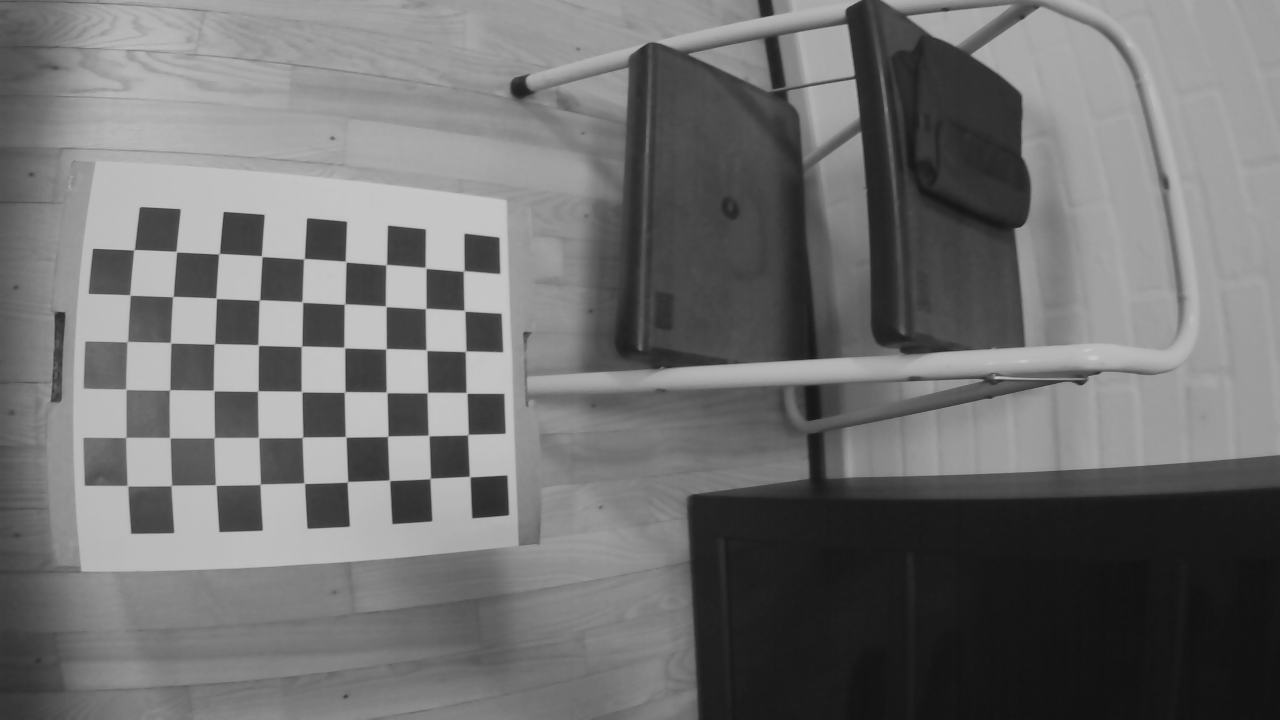
#> input picture day_8/mynteye/left-0013.png, 1280 x 720 px, found by its file name
$ jupyter execute --allow-errors mynteye_prjw4.ipynb   (older library calls are emulated)
#> lines starting #> are read from the running program, lines starting #| are printed output that depends on the picture
[cell 1]
import numpy as np
import cv2
import glob
import matplotlib.pyplot as plt

[cell 2]
def drawlines(img1,img2,lines,pts1,pts2):
    ''' img1 - image on which we draw the epilines for the points in img2
        lines - corresponding epilines '''
    r,c = img1.shape
    img1 = cv2.cvtColor(img1,cv2.COLOR_GRAY2BGR)
    img2 = cv2.cvtColor(img2,cv2.COLOR_GRAY2BGR)
    for r,pt1,pt2 in zip(lines,pts1,pts2):
        color = tuple(np.random.randint(0,255,3).tolist())
        x0,y0 = map(int, [0, -r[2]/r[1] ])
        x1,y1 = map(int, [c, -(r[2]+r[0]*c)/r[1] ])
        img1 = cv2.line(img1, (x0,y0), (x1,y1), color,1)
        img1 = cv2.circle(img1,tuple(pt1),5,color,-1)
        img2 = cv2.circle(img2,tuple(pt2),5,color,-1)
    return img1,img2

# [54 lines left out: function epipolar_SIFT, not called in this run]

[cell 3]
nb_vertical = 6
nb_horizontal = 9

# prepare object points, like (0,0,0), (1,0,0), (2,0,0) ....,(6,5,0)
objp = np.zeros((nb_horizontal*nb_vertical,3), np.float32)
objp[:,:2] = np.mgrid[0:nb_vertical,0:nb_horizontal].T.reshape(-1,2)

# Arrays to store object points and image points from all the images.
objpoints_l = [] # 3d point in real world space
imgpoints_l = [] # 2d points in image plane.

images_l = glob.glob('rs/left-*.png')
#> (the rest of this cell did not finish here and is left out)

[cell 4]
# Arrays to store object points and image points from all the images.
objpoints_r = [] # 3d point in real world space
imgpoints_r = [] # 2d points in image plane.

images_r = glob.glob('rs/right-*.png')
#> (the rest of this cell did not finish here and is left out)

#> (a cell that did not finish here is left out)

#> (a cell that did not finish here is left out)

[cell 7]
img_l = cv2.imread('rs/left-0013.png')
#> img_l is the input picture: shape (720, 1280, 3); min 17, max 200, mean 112.6
h,  w = img_l.shape[:2]
#> h = 720; w = 1280
#> (the rest of this cell did not finish here and is left out)

#> (a cell that did not finish here is left out)

[cell 9]
img1 = cv2.imread("rs/left-0013.png", 0)
#> img1: shape (720, 1280); min 17, max 200, mean 112.6
img2 = cv2.imread("rs/right-0013.png", 0)
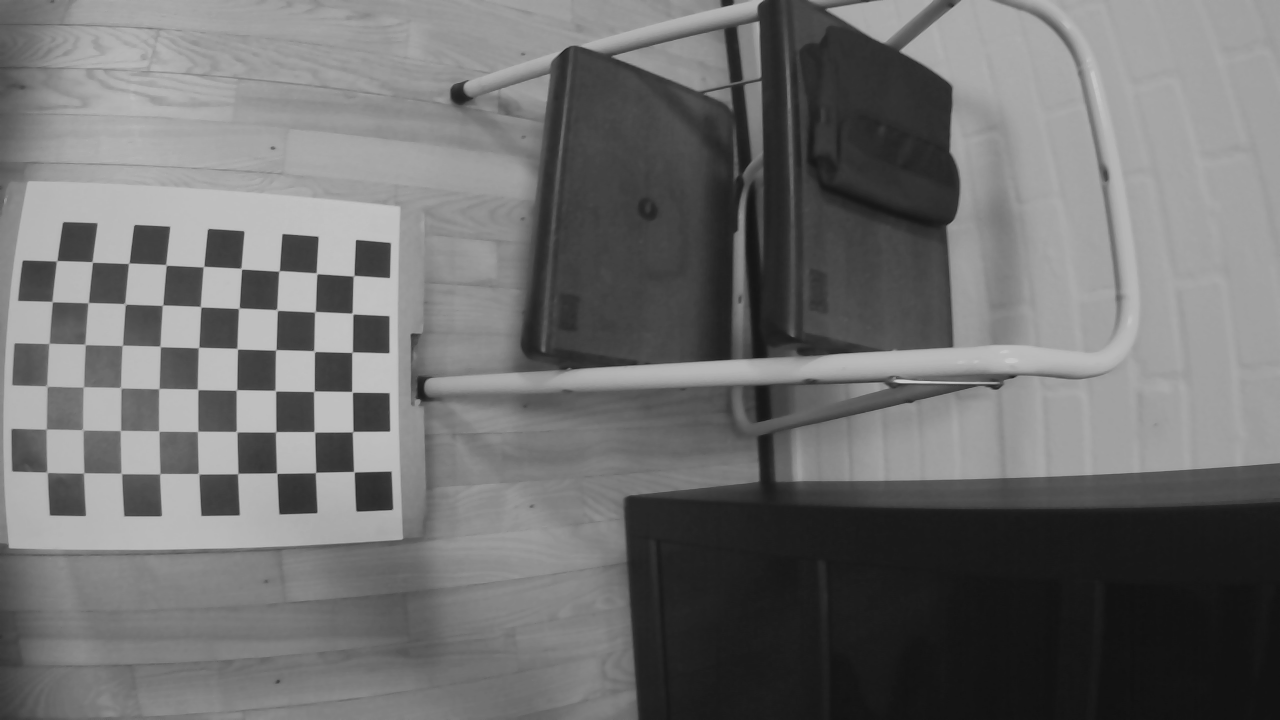
#> input picture day_9/mynteye/right-0013.png, 1280 x 720 px, found by its file name
#> img2 is the input picture: shape (720, 1280); min 17, max 201, mean 111.3

fig, ax = plt.subplots(nrows=1, ncols=2, figsize=(18,18))
ax[0].imshow(img1, cmap='gray')
ax[0].set_title('Left image')
ax[1].imshow(img2, cmap='gray')
ax[1].set_title('Right image')
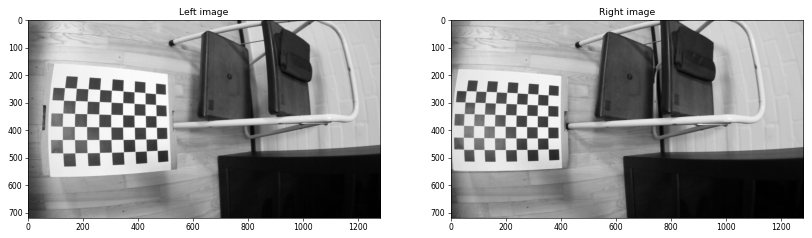
#> figure drawn by matplotlib, 2 panels

[cell 10]
sift = cv2.xfeatures2d.SIFT_create()

# find the keypoints and descriptors with SIFT
kp1, des1 = sift.detectAndCompute(img1, None)
#> kp1 = 441 keypoints; strongest (x, y, size): (406, 245, 25.3), (482, 253, 23.5), (411, 503, 26.9), (489, 497, 25.1)
kp2, des2 = sift.detectAndCompute(img2, None)
#> kp2 = 441 keypoints; strongest (x, y, size): (299, 252, 24.1), (373, 492, 24.5), (224, 247, 24.5), (297, 495, 25.5)

kp_img = cv2.drawKeypoints(img1, kp2, img1, flags=cv2.DRAW_MATCHES_FLAGS_DRAW_RICH_KEYPOINTS)
plt.figure(figsize = (10,10))
plt.imshow(kp_img)

[cell 11]
bf = cv2.BFMatcher()
matches = bf.match(des1,des2)
#> matches = 441 matches

# Sort them in the order of their distance (i.e. best matches first).
matches = sorted(matches, key = lambda x:x.distance)

nb_matches = 200

good = []
pts1 = []
pts2 = []

for m in matches[:nb_matches]:
    good.append(m)
    pts1.append(kp1[m.queryIdx].pt)
    pts2.append(kp2[m.trainIdx].pt)
#> after the loop, good = 200 matches; pts1 = 200 pairs, first value 87.5 to 1230.7, second value 43.43 to 696.7; pts2 = 200 pairs, first value 18.38 to 1185.6, second value 24.52 to 697.8

pts1 = np.int32(pts1)
#> pts1 = 200 pairs, first value 87 to 1230, second value 43 to 696
pts2 = np.int32(pts2)
#> pts2 = 200 pairs, first value 18 to 1185, second value 24 to 697

"""
Implement findFundamentalMat here:
F, mask = ...
"""
F, mask = cv2.findFundamentalMat(pts1, pts2, cv2.FM_RANSAC)
#> F = [[-1.42e-07, -6.05e-06, 0.00292], [8.96e-06, -7.13e-07, -0.022], [-0.00373, 0.0195, 1]]; mask = 200 values, max 1 at index 1, min 0 at index 0, mean 0.64

# We select only inlier points
pts1 = pts1[mask.ravel() == 1]
#> pts1 = 128 pairs, first value 95 to 1230, second value 43 to 507
pts2 = pts2[mask.ravel() == 1]
#> pts2 = 128 pairs, first value 24 to 1185, second value 24 to 497

[cell 12]
lines1 = cv2.computeCorrespondEpilines(pts2.reshape(-1, 1, 2), 2 ,F)
#> lines1 = 128 rows, first 8: [0.024, 1, -484.6], [-0.0135, 1, -391.3], [-0.0141, 1, -389.9], [-0.0135, 1, -391.3], [-0.0141, 1, -389.9], [-0.0256, 1, -361.2], [-0.0256, 1, -361.2], [-0.0336, 0.999, -341]
lines1 = lines1.reshape(-1, 3)
img5, img6 = drawlines(img1, img2, lines1, pts1, pts2)
#> the loop in drawlines, `for r,pt1,pt2 in zip(lines,pts1,pts2):` made 128 passes
#> (r, pt1, pt2, color, y0, y1) on passes 1 to 9: ([0.024, 1, -484.6], [1183, 457], [1135, 467], (172, 47, 117), 484, 454), ([-0.0135, 1, -391.3], [217, 394], [356, 396], (192, 67, 251), 391, 408), ([-0.0141, 1, -389.9], [216, 393], [278, 393], (195, 103, 9), 389, 407), ([-0.0135, 1, -391.3], [217, 394], [356, 396], (211, 21, 242), 391, 408), ([-0.0141, 1, -389.9], [216, 393], [278, 393], (36, 87, 70), 389, 407), ([-0.0256, 1, -361.2], [406, 371], [294, 371], (216, 88, 140), 361, 394), ([-0.0256, 1, -361.2], [406, 371], [294, 371], (58, 193, 230), 361, 394), ([-0.0336, 0.999, -341], [668, 365], [574, 366], (39, 87, 174), 341, 384), ([-0.0256, 1, -361.2], [406, 371], [294, 371], (88, 81, 165), 361, 394)
#> after the loop in drawlines, `for r,pt1,pt2 in zip(lines,pts1,pts2):`: img1: shape (720, 1280, 3); mean B, G, R 112.9, 112.6, 112.5
#> after the loop in drawlines, `for r,pt1,pt2 in zip(lines,pts1,pts2):`:
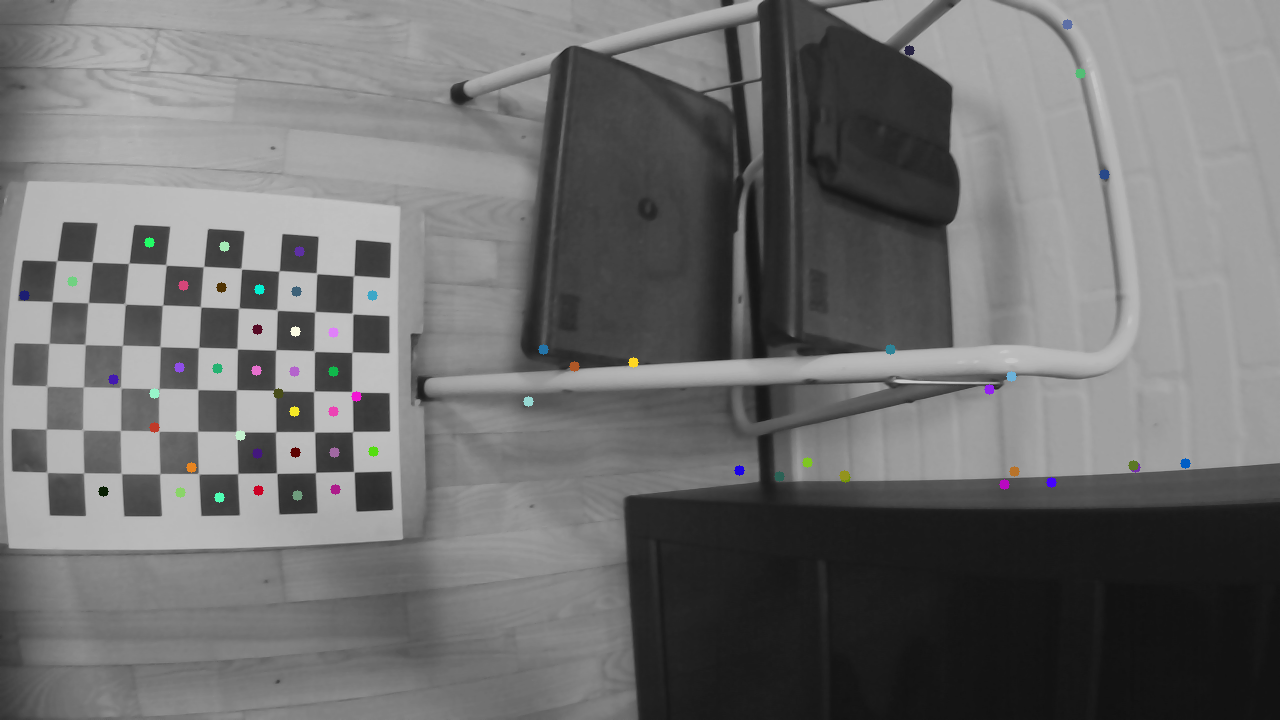
#> img2: shape (720, 1280, 3); mean B, G, R 111.3, 111.3, 111.3

# Find epilines corresponding to points in left image (first image) and
# drawing its lines on right image
lines2 = cv2.computeCorrespondEpilines(pts1.reshape(-1, 1, 2), 1, F)
#> lines2 = 128 rows, first 8: [-0.000688, -1, 468.4], [0.025, -1, 386.8], [0.0253, -1, 385.8], [0.025, -1, 386.8], [0.0253, -1, 385.8], [0.0333, -0.999, 360.3], [0.0333, -0.999, 360.3], [0.0381, -0.999, 345.1]
lines2 = lines2.reshape(-1, 3)
img3, img4 = drawlines(img2, img1, lines2, pts2, pts1)
#> the loop in drawlines (call 2), `for r,pt1,pt2 in zip(lines,pts1,pts2):` made 128 passes
#> (r, pt1, pt2, color, y0, y1) on passes 1 to 9: ([-0.000688, -1, 468.4], [1135, 467], [1183, 457], (101, 140, 44), 468, 467), ([0.025, -1, 386.8], [356, 396], [217, 394], (117, 253, 66), 386, 418), ([0.0253, -1, 385.8], [278, 393], [216, 393], (111, 91, 85), 385, 418), ([0.025, -1, 386.8], [356, 396], [217, 394], (167, 39, 203), 386, 418), ([0.0253, -1, 385.8], [278, 393], [216, 393], (150, 158, 145), 385, 418), ([0.0333, -0.999, 360.3], [294, 371], [406, 371], (198, 199, 18), 360, 403), ([0.0333, -0.999, 360.3], [294, 371], [406, 371], (92, 43, 83), 360, 403), ([0.0381, -0.999, 345.1], [574, 366], [668, 365], (177, 41, 93), 345, 394), ([0.0333, -0.999, 360.3], [294, 371], [406, 371], (174, 149, 201), 360, 403)
#> after the loop in drawlines (call 2), `for r,pt1,pt2 in zip(lines,pts1,pts2):`:
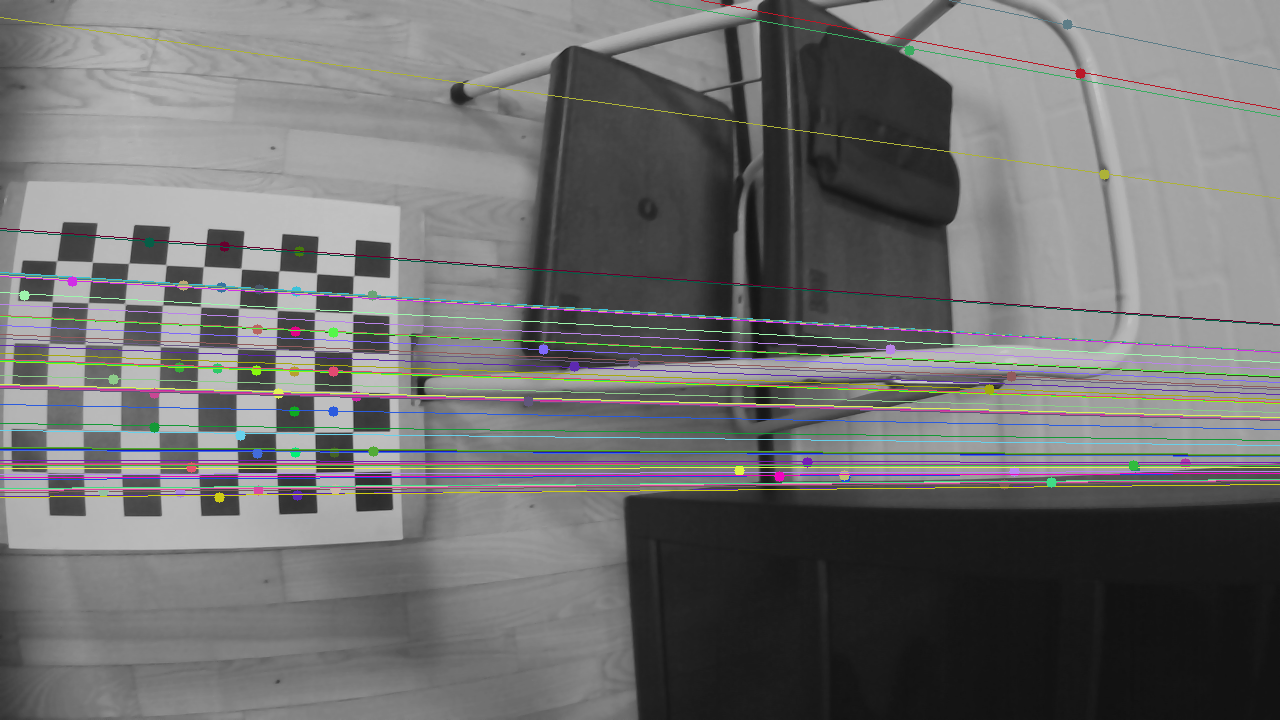
#> img1: shape (720, 1280, 3); mean B, G, R 111.4, 111.4, 111.5
#> after the loop in drawlines (call 2), `for r,pt1,pt2 in zip(lines,pts1,pts2):`:
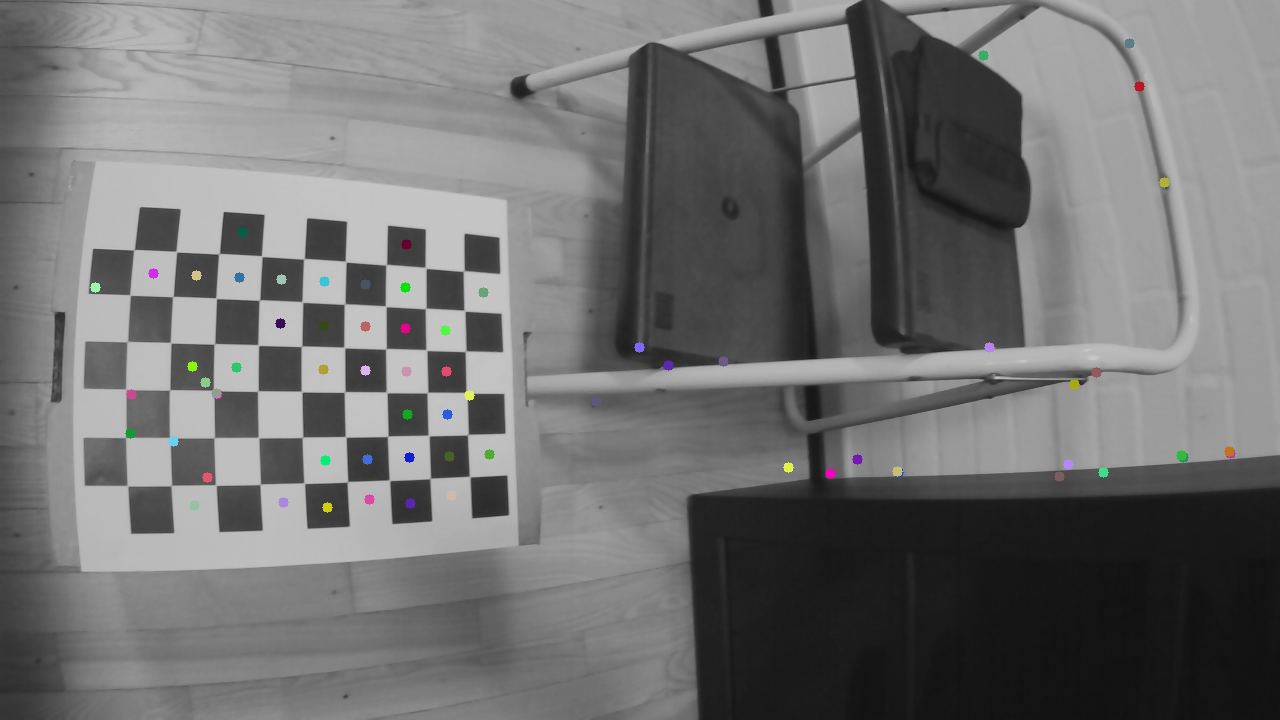
#> img2: shape (720, 1280, 3); mean B, G, R 112.6, 112.6, 112.6

fig, axs = plt.subplots(2, 2, constrained_layout=True, figsize=(10,10))
axs[0, 0].imshow(img4)
axs[0, 0].set_title('left keypoints')
axs[0, 1].imshow(img6)
axs[0, 1].set_title('right keypoints')
axs[1, 0].imshow(img5)
axs[1, 0].set_title('left epipolar lines')
axs[1, 1].imshow(img3)
axs[1, 1].set_title('right epipolar lines')
plt.show()
#> figure, not shown here; B, G, R data is drawn as R, G, B
